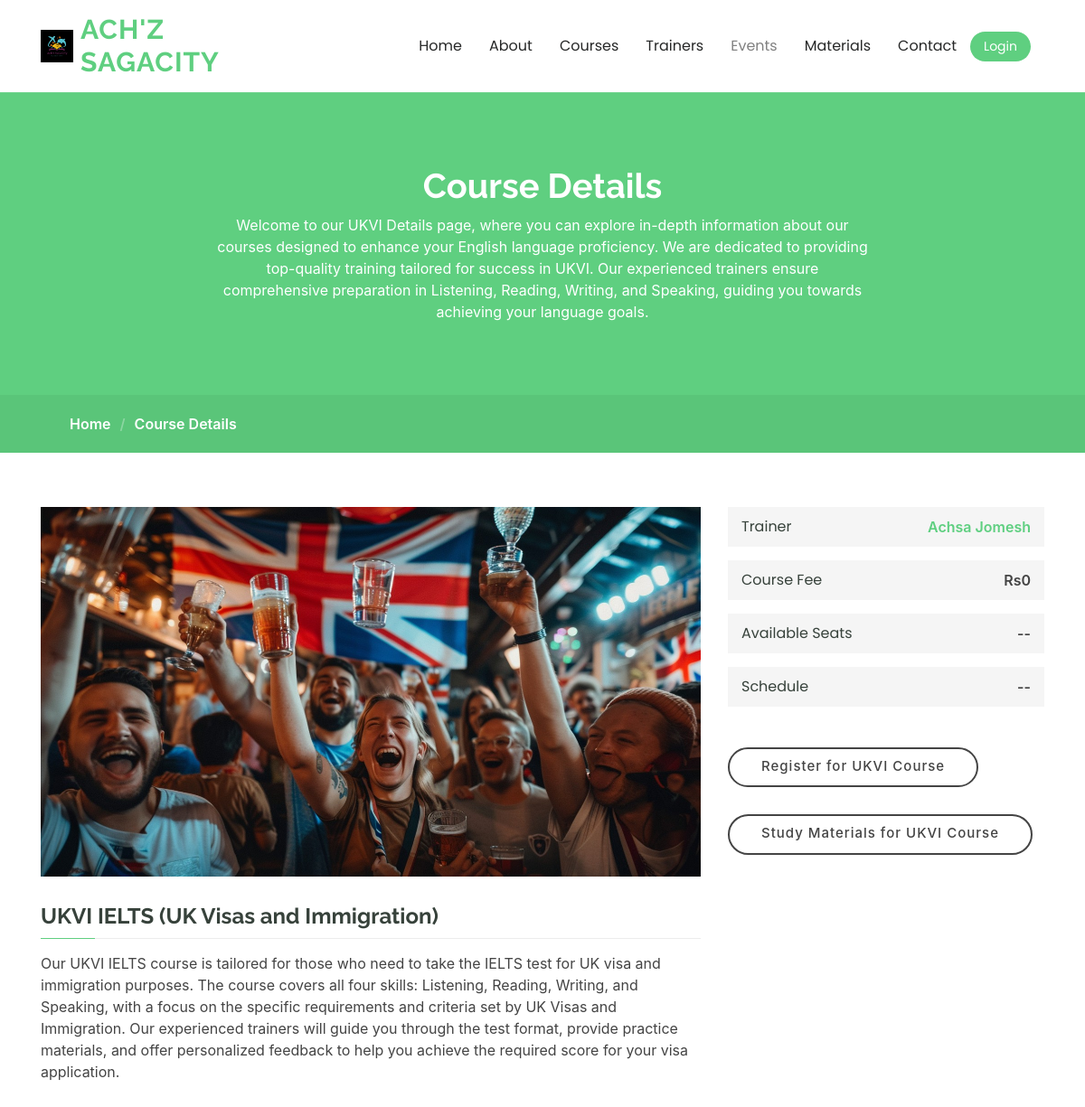
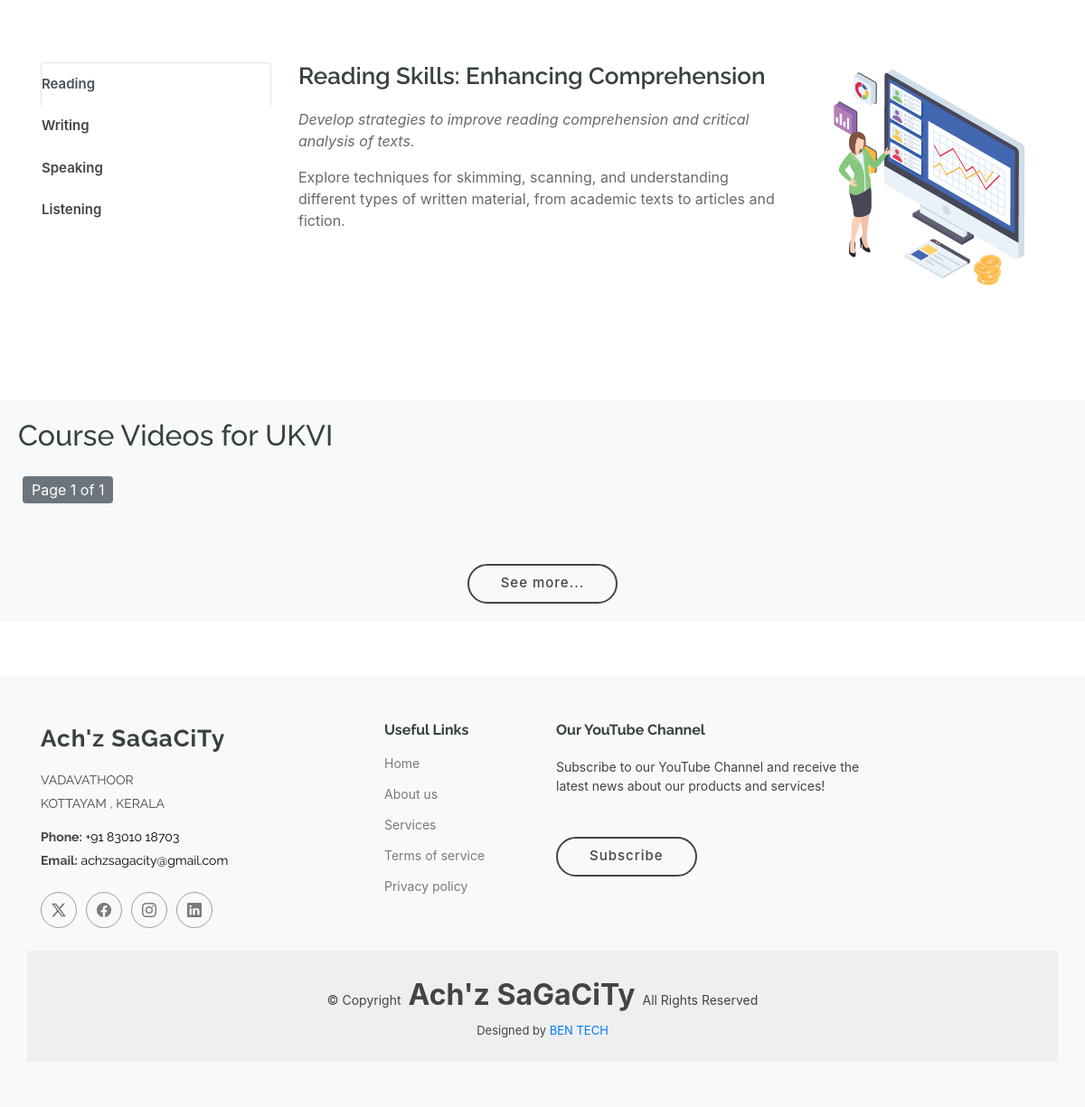
/course-details/UKVI/, run on the app's committed database (2 pictures, top to bottom).
### cources/models.py (models this page shows, shortened)
class Course(models.Model):
    COURSE_CHOICES = [
        ('IELTS', 'IELTS'),
        ('UKVI', 'UKVI'),
        ('FLUENCY', 'Fluency'),
    ]
    name = models.CharField(max_length=50, choices=COURSE_CHOICES, unique=True)
    detailed_name = models.CharField(max_length=100)
    description = models.TextField(default="Default description")
    price = models.CharField(max_length=10,default=0)
    trainer_name = models.CharField(max_length=100,default='Achsa Jomesh')
    course_image = models.ImageField(upload_to='images/courses/',null=True)

### cources/views.py (the view)
# urls.py: path('course-details/<str:name>/', views.CourseDetails, name='course_details'),
def CourseDetails(request, name):
    course = get_object_or_404(Course, name=name)
    videos_list = course.videos.all()
    paginator = Paginator(videos_list, 5)  # Show 5 videos per page
    page_number = request.GET.get('page')
    page_obj = paginator.get_page(page_number)
    return render(request, 'course-details.html', {'course': course, 'page_obj': page_obj})

### cources/templates/course-details.html (shortened to what this page needs)
{% load static %}
<!DOCTYPE html>
<html lang="en">
<head>
    <link href="{% static 'assets/vendor/bootstrap/css/bootstrap.min.css' %}" rel="stylesheet">
    <link href="{% static 'assets/vendor/bootstrap-icons/bootstrap-icons.css' %}" rel="stylesheet">
    <link href="{% static 'assets/vendor/aos/aos.css' %}" rel="stylesheet">
    <link href="{% static 'assets/vendor/glightbox/css/glightbox.min.css' %}" rel="stylesheet">
    <link href="{% static 'assets/vendor/swiper/swiper-bundle.min.css' %}" rel="stylesheet">
    <link href="{% static 'assets/css/main.css' %}" rel="stylesheet">
</head>
<body class="course-details-page">
 {% include 'top.html' %}
  <main class="main">
    <div class="page-title" data-aos="fade">
      <div class="heading">
        <div class="container">
          <div class="row d-flex justify-content-center text-center">
            <div class="col-lg-8">
              <h1>Course Details</h1>
              <p class="mb-0">Welcome to our {{ course.name }} Details page, where you can explore in-depth information about our courses designed to enhance your English language proficiency. We are dedicated to providing top-quality training tailored for success in {{ course.name }}. Our experienced trainers ensure comprehensive preparation in Listening, Reading, Writing, and Speaking, guiding you towards achieving your language goals.</p>
            </div>
          </div>
      </div>
    </div>
      <nav class="breadcrumbs">
        <div class="container">
          <ol>
            <li><a href="{% url 'home' %}">Home</a></li>
            <li class="current">Course Details</li>
          </ol>
        </div>
      </nav>
    </div>
    <section id="courses-course-details" class="courses-course-details section">
      <div class="container" data-aos="fade-up">
        <div class="row">
          <div class="col-lg-8">
            <img src="{{ course.course_image.url }}" class="img-fluid" alt="">
            <h3>{{ course.detailed_name }}</h3>
            <p>
                {{ course.description }}
            </p>
          </div>
          <div class="col-lg-4">
            <div class="course-info d-flex justify-content-between align-items-center">
              <h5>Trainer</h5>
              <p><a href="{% url 'trainers' %}">{{ course.trainer_name }}</a></p>
            </div>
            <div class="course-info d-flex justify-content-between align-items-center">
              <h5>Course Fee</h5>
              <p>Rs{{ course.price }}</p>
            </div>
            <div class="course-info d-flex justify-content-between align-items-center">
              <h5>Available Seats</h5>
              <p>--</p>
            </div>
            <div class="course-info d-flex justify-content-between align-items-center">
              <h5>Schedule</h5>
              <p>--</p>
            </div>
            <div>
              <a href="https://api.whatsapp.com/send?phone=918301018703&text=Hello%2C%20I%20am%20interested%20in%20the%20IELTS%20course.%20Could%20you%20please%20provide%20more%20details%20and%20the%20cost%20information%3F"
                class="btn-get-started"
                target="_blank"
                style="text-decoration: none;">
                Register for {{ course.name }} Course
              </a>
            </div>
            <div>
              <a href="{% url 'materials' course.id course.name %}" class="btn-get-started" style="text-decoration: none;">
                Study Materials for {{ course.name }} Course
              </a>
            </div>
          </div>
        </div>
      </div>
    </section>
    <section id="tabs" class="tabs section">
      <div class="container" data-aos="fade-up" data-aos-delay="100">
        <div class="row">
          <div class="col-lg-3">
            <ul class="nav nav-tabs flex-column">
              <li class="nav-item">
                <a class="nav-link active show" data-bs-toggle="tab" href="#tab-1">Reading</a>
              </li>
              <li class="nav-item">
                <a class="nav-link" data-bs-toggle="tab" href="#tab-2">Writing</a>
              </li>
              <li class="nav-item">
                <a class="nav-link" data-bs-toggle="tab" href="#tab-3">Speaking</a>
              </li>
              <li class="nav-item">
                <a class="nav-link" data-bs-toggle="tab" href="#tab-4">Listening</a>
              </li>
            </ul>
          </div>
          <div class="col-lg-9 mt-4 mt-lg-0">
            <div class="tab-content">
              <div class="tab-pane active show" id="tab-1">
                <div class="row">
                  <div class="col-lg-8 details order-2 order-lg-1">
                    <h3>Reading Skills: Enhancing Comprehension</h3>
                    <p class="fst-italic">Develop strategies to improve reading comprehension and critical analysis of texts.</p>
                    <p>Explore techniques for skimming, scanning, and understanding different types of written material, from academic texts to articles and fiction.</p>
                  </div>
                  <div class="col-lg-4 text-center order-1 order-lg-2">
                    <img src="{% static 'assets/img/tabs/tab-1.png' %}" alt="Reading Skills" class="img-fluid">
                  </div>
                </div>
              </div>
            </div>
          </div>
        </div>
      </div>
    </section>
    <section id="tabs" class="tabs section">
      {% include 'course-videos.html' with course=course page_obj=page_obj %}
    </section>
  </main>
{% include 'footer.html' %}
</body>
</html>

### cources/templates/course-videos.html (shortened to what this page needs)
{% load static %}
<!DOCTYPE html>
<html lang="en">
<head>
    <link href="{% static 'assets/css/main.css' %}" rel="stylesheet">
</head>
<body>
    <div class="course-videos">
        <h2>Course Videos for {{ course.name }}</h2>
        <div class="pagination">
            <span class="step-links">
                <span class="current">
                    Page {{ page_obj.number }} of {{ page_obj.paginator.num_pages }}
                </span>
            </span>
        </div>
        <div class="more-link">
            <a href="https://youtube.com/@ieltsachzsagacity?si=ZCtcNjQqrzG86zSS" class="btn-get-started">See more...</a>
        </div>
    </div>
</body>
</html>

### home/static/assets/css/main.css (style rules this page uses)
:root { --default-font: "Open Sans", system-ui, -apple-system, "Segoe UI", Roboto, "Helvetica Neue", Arial, "Noto Sans", "Liberation Sans", sans-serif, "Apple Color Emoji", "Segoe UI Emoji", "Segoe UI Symbol", "Noto Color Emoji"; --heading-font: "Raleway", sans-serif; --nav-font: "Poppins", sans-serif; }
:root { --background-color: #ffffff; --default-color: #444444; --heading-color: #37423b; --accent-color: #5fcf80; --contrast-color: #ffffff; }
:root { --nav-color: #272828; --nav-hover-color: #5fcf80; --nav-dropdown-background-color: #ffffff; --nav-dropdown-color: #272828; --nav-dropdown-hover-color: #5fcf80; }
:root { scroll-behavior: smooth; }
body { color: var(--default-color); background-color: var(--background-color); font-family: var(--default-font); }
a { color: var(--accent-color); text-decoration: none; transition: 0.3s; }
h1, h2, h3, h4, h5, h6 { color: var(--heading-color); font-family: var(--heading-font); }
.page-title { --default-color: var(--contrast-color); --background-color: var(--accent-color); --heading-color: var(--contrast-color); color: var(--default-color); background-color: var(--background-color); position: relative; }
.page-title .heading { padding: 80px 0; border-top: 1px solid color-mix(in srgb, var(--default-color), transparent 90%); }
.page-title .heading h1 { font-size: 38px; font-weight: 700; }
.page-title nav { background-color: color-mix(in srgb, var(--accent-color) 90%, black 5%); padding: 20px 0; }
.page-title nav a { color: var(--default-color); }
.page-title nav ol { display: flex; flex-wrap: wrap; list-style: none; margin: 0; font-size: 16px; font-weight: 600; }
.page-title nav ol li+li { padding-left: 10px; }
.page-title nav ol li+li::before { content: "/"; display: inline-block; padding-right: 10px; color: color-mix(in srgb, var(--default-color), transparent 70%); }
section, .section { color: var(--default-color); background-color: var(--background-color); padding: 60px 0; scroll-margin-top: 900px; overflow: clip; }
.courses-course-details { padding-bottom: 20px; }
.courses-course-details h3 { font-size: 24px; margin: 30px 0 15px 0; font-weight: 700; position: relative; padding-bottom: 10px; }
.courses-course-details h3:before { content: ""; position: absolute; display: block; width: 100%; height: 1px; background: color-mix(in srgb, var(--default-color), transparent 90%); bottom: 0; left: 0; }
.courses-course-details h3:after { content: ""; position: absolute; display: block; width: 60px; height: 1px; background: var(--accent-color); bottom: 0; left: 0; }
.courses-course-details .course-info { background: color-mix(in srgb, var(--default-color), transparent 95%); padding: 10px 15px; margin-bottom: 15px; }
.courses-course-details .course-info h5 { font-weight: 400; font-size: 16px; margin: 0; font-family: var(--nav-font); }
.courses-course-details .course-info p { margin: 0; font-weight: 600; }
.courses-course-details .course-info a { color: var(--accent-color); }
.tabs { padding-top: 30; }
.tabs .nav-tabs { border: 0; }
.tabs .nav-link { border: 0; padding: 12px 15px 12px 0; transition: 0.3s; color: var(--default-color); border-radius: 0; border-right: 2px solid color-mix(in srgb, var(--default-color), transparent 90%); font-weight: 600; font-size: 15px; }
.tabs .nav-link.active { color: var(--accent-color); border-color: var(--accent-color); }
.tabs .tab-pane.active { animation: fadeIn 0.5s ease-out; }
.tabs .details h3 { font-size: 26px; font-weight: 600; margin-bottom: 20px; }
.tabs .details p { color: color-mix(in srgb, var(--default-color), transparent 20%); }
.tabs .details p:last-child { margin-bottom: 0; }

### cources/templates/course-videos.html (style rules this page uses)
.course-videos { padding: 20px; background-color: #f8f9fa; }
.pagination { text-align: center; margin-top: 20px; }
.pagination .step-links a, .pagination .step-links .current { margin: 0 5px; padding: 5px 10px; background: #007bff; color: #fff; text-decoration: none; border-radius: 4px; }
.pagination .step-links .current { background: #6c757d; }
.more-link { text-align: center; margin-top: 40px; }

### home/templates/footer.html (style rules this page uses)
.btn-get-started { font-weight: 500; font-size: 15px; text-decoration: none; letter-spacing: 1px; display: inline-block; padding: 8px 35px 10px 35px; border-radius: 50px; transition: 0.4s; margin-top: 30px; border: 2px solid var(--default-color); color: var(--default-color); }

### data on the page
Course: name "UKVI", course_image (picture), detailed_name "UKVI IELTS (UK Visas and Immigration)", description "Our UKVI IELTS course is tailored for those who need to take the IELTS test for UK visa and immigration purposes. The course covers all four skills: Listening, Reading, Writing, and Speaking, with a focus on the specific requirements and criteria set by UK Visas and Immigration. Our experienced trainers will guide you through the test format, provide practice materials, and offer personalized feedback to help you achieve the required score for your visa application.", trainer_name "Achsa Jomesh", price "0"

### other printed values
{{ page_obj.number }} "1"
{{ page_obj.paginator.num_pages }} "1"
